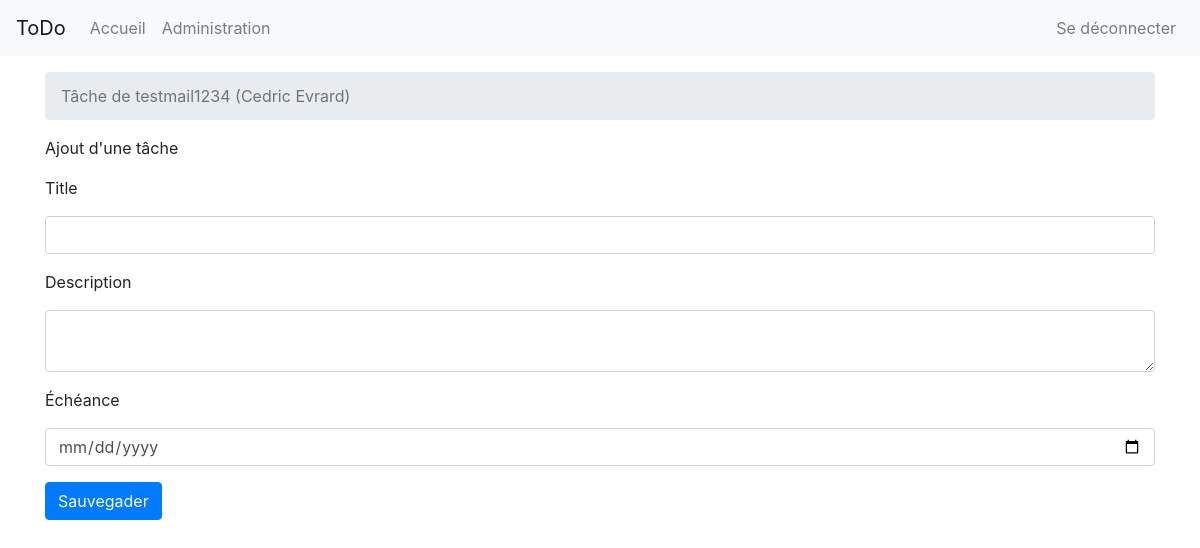
/admin/4/add (signed in), run on the app's committed database.
### app/models/user.py (models this page shows, shortened)
class User(UserMixin, db.Model):
    __tablename__ = 'users'
    id              = db.Column(db.Integer, primary_key=True)
    username        = db.Column(db.String(80), unique=True, nullable=False)
    password_hash   = db.Column(db.String(128), nullable=False)
    firstname       = db.Column(db.String(40), nullable=False)
    lastname        = db.Column(db.String(40), nullable=False)
    birthday        = db.Column(db.DateTime(), nullable=False)
    email           = db.Column(db.String(60), nullable=False)
    account_level   = db.Column(db.Integer, nullable=False, default=0)
    is_locked       = db.Column(db.Boolean, nullable=False, default=False)
    tasks           = db.relationship('Task', backref='author', lazy='dynamic')

### app/routes/admin_todo.py (the view)
@app.route('/admin/<user_id>/add', methods=['GET', 'POST'])
@login_required
def admin_task_add(user_id):
    if (not is_administrator()):
        return render_template('404.html.j2'), 404
    form = TaskForm()
    if form.validate_on_submit():
        TaskDataAccess.add_task(
            form.title.data,
            form.description.data,
            form.due_date.data,
            user_id
        )
        return redirect(url_for('admin_task_listing', user_id = user_id))
    else:
        return render_template('todo/add.html.j2', form = form, user = UserDataAccess.get_user(user_id))

### app/forms/taskForm.py
class TaskForm( FlaskForm ):
    id          = HiddenField('id')
    title       = StringField('Title', validators=[
        InputRequired(
            message='Le title de la tâche est requis'
        ),
        Length(
            min=1,
            max =50,
            message='Le title de la tâche doit être compris entre 1 et 50 caractères'
        )])
    description = TextAreaField('Description')
    due_date    = DateField('Échéance', format='%d/%m/%Y', validators=[validators.Optional()])
    submit      = SubmitField('Sauvegader')

### app/__init__.py (called while the page is built)
@login_manager.user_loader
def load_user(userid):
    return User.query.get(int(userid))

### app/data/userDataAccess.py (called while the page is built)
    def get_user(user_id):
        return User.query.filter_by(id = user_id).first()

### app/routes/admin.py (called while the page is built)
def is_administrator():
    return current_user.account_level == 1 or current_user.account_level == 2

### app/templates/todo/add.html.j2 (shortened to what this page needs)
{% from "todo/macro/task-form.html.j2" import task_form with context %}
{% from "todo/macro/user.html.j2" import user_info with context %}
{% from "macro/form-error.html.j2" import form_error with context %}
{% extends "layout.html.j2" %}
{% block body %}
    {{ user_info(user) }}
    <div class="row">
        <div class="col-md">
            <p>Ajout d'une tâche</p>
        </div>
    </div>
    <div class="row">
        <div class="col-md">
            {% if user %}
            <form method="POST" action="/admin/{{ user.id }}/add" novalidate class="mb-4">
            {% else %}
            <form method="POST" action="/add" novalidate class="mb-4">
            {% endif %}
                {{ task_form(form) }}
            </form>
        </div>
    </div>
{% endblock %}

### app/templates/todo/macro/user.html.j2 (shortened to what this page needs)
{% macro user_info(user) %}
{% if user %}
<div class="row">
    <div class="col-md-12">
        <div class="breadcrumb">
            <span class="breadcrumb-item active">Tâche de {{ user.username }} ({{ user.firstname }} {{ user.lastname }})<span>
</div>
{% endif %}
{% endmacro %}

### app/static/css/style.css (style rules this page uses)
html, body { height: 100%; margin: 0; padding-top: 0.1px; font-family: -apple-system, BlinkMacSystemFont, "Segoe UI", "Roboto", "Helvetica Neue", Arial, sans-serif, "Apple Color Emoji", "Segoe UI Emoji", "Segoe UI Symbol"; }

### data on the page
User: username "testmail1234", firstname "Cedric", lastname "Evrard"

### other printed values
{{ text }} "Accueil Administration Se déconnecter"
